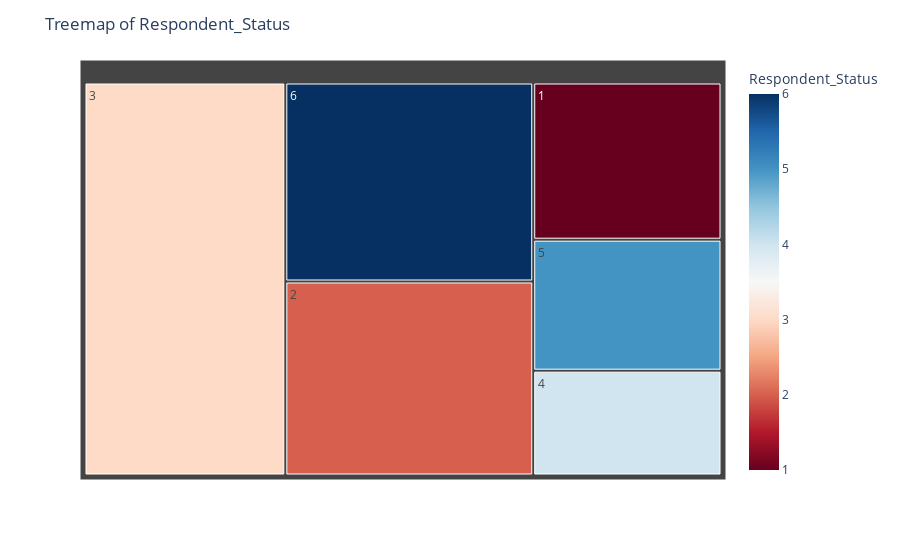

The notebook cell this image was saved under:
### Code cell
import plotly.express as px

# Group the data by 'Respondent_Status' and count the number of occurrences
respondent_status_counts = df['Respondent_Status'].value_counts().reset_index()
respondent_status_counts.columns = ['Respondent_Status', 'Count']

# Create a treemap chart
fig = px.treemap(respondent_status_counts, path=['Respondent_Status'], values='Count',
                 color='Respondent_Status', color_continuous_scale='RdBu')

# Update layout
fig.update_layout(title='Treemap of Respondent_Status')

# Show the chart
fig.show()

### Figure 1 — Plotly figure (JSON) as saved in the notebook; plotly's stock layout.template omitted (floating-point values rounded to 4 significant figures)
{"data": [{"branchvalues": "total", "customdata": [[1], [2], [3], [4], [5], [6]], "domain": {"x": [0, 1], "y": [0, 1]}, "hovertemplate": "labels=%{label}<br>Count=%{value}<br>parent=%{parent}<br>id=%{id}<br>Respondent_Status=%{color}<extra></extra>", "ids": ["1", "2", "3", "4", "5", "6"], "labels": ["1", "2", "3", "4", "5", "6"], "marker": {"coloraxis": "coloraxis", "colors": [1, 2, 3, 4, 5, 6]}, "name": "", "parents": ["", "", "", "", "", ""], "type": "treemap", "values": [24, 39, 64, 16, 20, 40]}], "layout": {"autosize": true, "coloraxis": {"colorbar": {"title": {"text": "Respondent_Status"}}, "colorscale": [[0, "rgb(103,0,31)"], [0.1, "rgb(178,24,43)"], [0.2, "rgb(214,96,77)"], [0.3, "rgb(244,165,130)"], [0.4, "rgb(253,219,199)"], [0.5, "rgb(247,247,247)"], [0.6, "rgb(209,229,240)"], [0.7, "rgb(146,197,222)"], [0.8, "rgb(67,147,195)"], [0.9, "rgb(33,102,172)"], [1, "rgb(5,48,97)"]]}, "legend": {"tracegroupgap": 0}, "margin": {"t": 60}, "title": {"text": "Treemap of Respondent_Status"}}}
